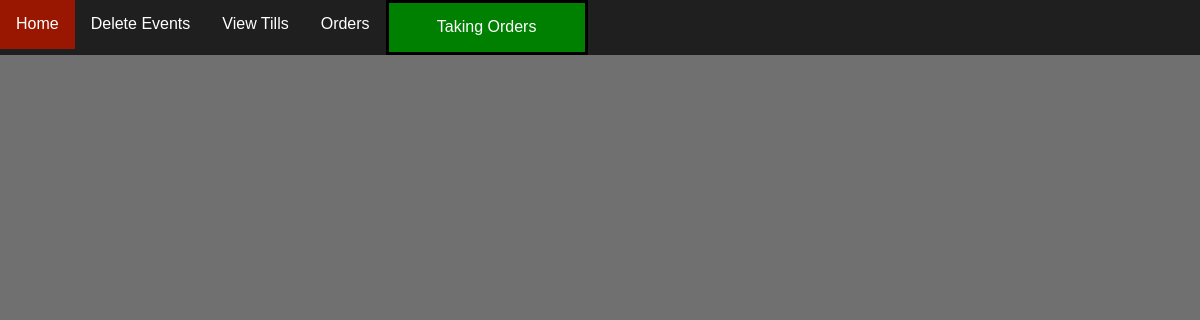
The page /viewOrders/ on the database as committed earlier.
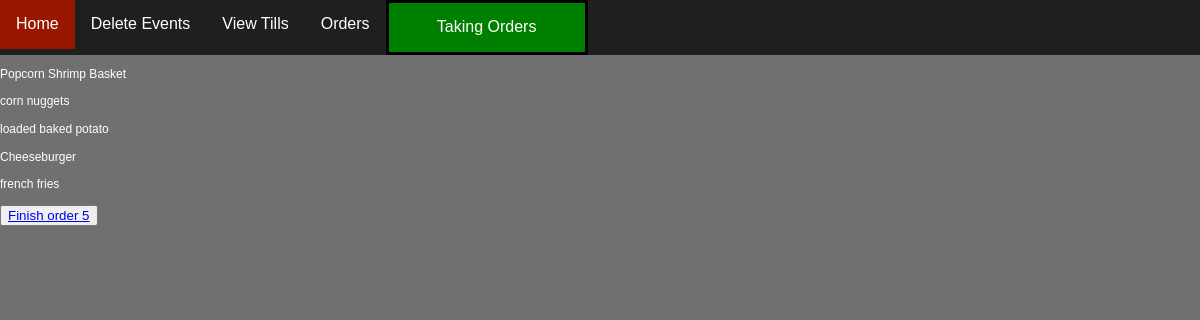
The same page on the database as committed later.
### app/models.py (models this page shows)
class cartItem(models.Model):
    SIDES = [('--Choose a Side--',
    (
    ('corn nuggets', 'Corn Nuggets'),
    ('tater tots', 'Tater Tots'),
    ('french fries', 'French Fries'),
    ('onion rings', 'Onion Rings'),
    ('fried okra', 'Fried Okra'),
    ('loaded baked potato', 'Loaded Baked Potato + $2.50'),
    ('side salad', 'Side Salad + $2.50'),
    ),)]
    id = models.IntegerField(null=False, primary_key=True)
    cart = models.ForeignKey(Cart, on_delete=models.CASCADE, null=True)
    cost = models.DecimalField(default=0, decimal_places=2, max_digits=14)
    name = models.CharField(max_length=100, default="no name")
    type = models.CharField(max_length=20, default="no type")
    side1 = models.CharField(max_length=20,choices=SIDES, blank=False)
    side2 = models.CharField(max_length=20,choices=SIDES, blank=False)
    comment = models.CharField(max_length=1000, blank=True)

class Cart(models.Model):
    user = models.OneToOneField(User,on_delete=models.CASCADE, null=True)
    status = models.CharField(max_length=1000, null=True,default="unpaid")

### app/views.py (the view)
# urls.py: path('viewOrders/', views.orderAdmin, name='orderAdmin'),
def orderAdmin(request):
    carts = Cart.objects.filter(status="paid")
    context = {"carts": carts}
    return render(request, "orderadmin.html",context)

### app/templates/orderadmin.html (shortened to what this page needs)
{% load static %}
<!DOCTYPE html>
<html>
  <head>
    <link
      rel="stylesheet"
      href="https://use.fontawesome.com/releases/v5.6.1/css/all.css"
    />
    <link rel="stylesheet" href="{% static 'admin.css' %}" />
  </head>
  <body>
    <nav>
      <a href="{% url 'home' %}" title="Home">Home</a>
      <a href="{% url 'deleteEvent' %}">Delete Events</a>
      <a href="{% url 'tillView' %}">View Tills</a>
      <a href="{% url 'orderAdmin' %}">Orders</a>
      {% if noOrdersButton.isActive == True %}
      <a href="{% url 'turnOffOrders' %}" style="background-color: red; width: 164px; border: 3px solid black;">Not Taking Orders</a>
      {% else %}
      <a href="{% url 'turnOffOrders' %}" style="background-color: green; width: 164px; border: 3px solid black;">Taking Orders</a>
      {%endif%}
    </nav>
    <div class="mainpage">
      {% for cart in carts %}
      {% for item in cart.cartitem_set.all %}
      <p>{{item.name}}</p>
      {% if item.type == "big" %}
      <p>{{item.side1}}</p><p>{{item.side2}}</p>
      {% elif item.type == "small"%}
      <p>{{item.side1}}</p>
      {% endif %}
      {% endfor %}
      <button><a href="{% url 'finishOrder' cart.id %}">Finish order {{cart.id}}</a></button>
      {% endfor %}
    </div>
  </body>
</html>

### app/static/admin.css (style rules this page uses)
body { margin: 0; padding: 0; font-size: 12px; line-height: 1.3; font-family: arial, sans-serif; color: white; background-color: #707070; min-width: 1023px; }
nav { overflow: hidden; background-color: #1f1f1f; font-family: Arial, Helvetica, sans-serif; margin: 0; padding: 0; }
nav a { float: left; font-size: 16px; color: white; text-align: center; padding: 14px 16px; text-decoration: none; }

Rows that differ between the two databases and show on the page:
now on this page (row edited): Cart: id "5"
added cartItem: name "Popcorn Shrimp Basket", side1 "corn nuggets", side2 "loaded baked potato"
added cartItem: name "Cheeseburger", side1 "french fries"
